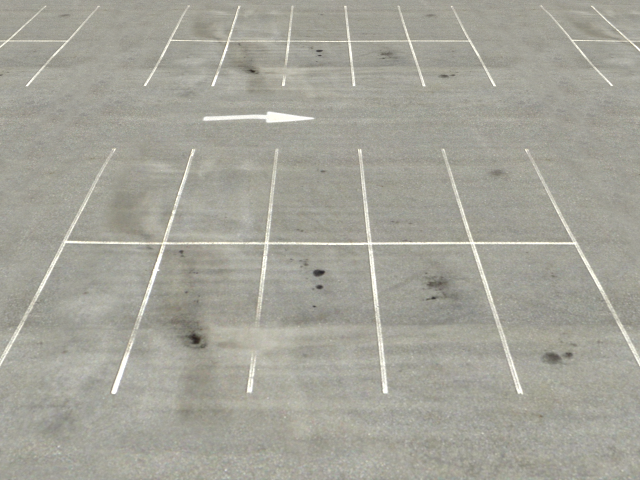
#> input picture Script Python/img/parking_vide.jpg, 640 x 480 px
$ python slot_detection.py
#> lines starting #> are read from the running program, lines starting #| are printed output that depends on the picture; after the words box and inside, x2 and y2 are one past the last pixel; in counts of white or black regions, pixels touching at a corner belong together
import cv2
import numpy as np

img = cv2.imread('img/parking_vide.jpg')  # Recuperer l'image
#> img is the input picture: shape (480, 640, 3); mean B, G, R 153.2, 163.3, 164.3
gray = cv2.cvtColor(img, cv2.COLOR_BGR2GRAY)  # Filtrer en gris pour faciliter le travail
# flouter légèrement l'image pour lisser l'image et avoir moins d'imperfection
blur_gray = cv2.GaussianBlur(gray, (5, 5), 0)
# Detecter les bords et contours de l'image
edges = cv2.Canny(blur_gray, 50, 150, 3)
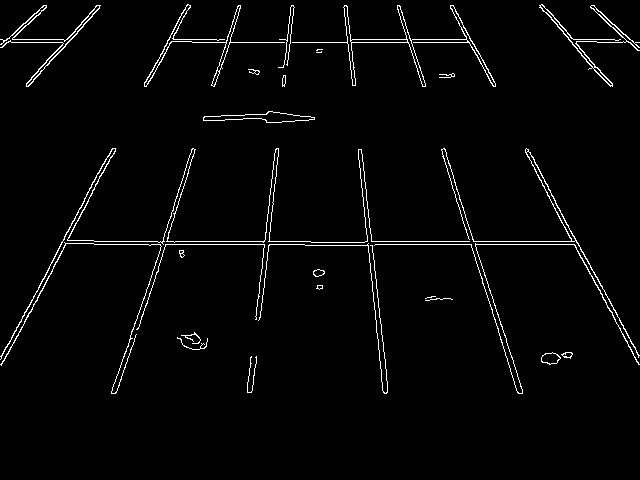
#> edges: shape (480, 640); 2.5% white in thin lines or dots, all inside (x1, y1, x2, y2) = (0, 4, 640, 394)

# Recuperer les lignes de l'image
line_image = np.copy(img) * 0  # dessiner les lignes sur un cadran blanc de meme tailles que l'image
#> line_image: shape (480, 640, 3); every value is 0
lines = cv2.HoughLinesP(edges, 1, np.pi / 180, 15, np.array([]), 50, 20)
#> lines = 68 rows, first 6: [367, 244, 578, 244], [167, 42, 472, 42], [347, 39, 470, 39], [358, 153, 383, 392], [94, 241, 310, 241], [0, 359, 112, 148]

for line in lines:
    for x1, y1, x2, y2 in line:
        cv2.line(line_image, (x1, y1), (x2, y2), (0, 0, 255), 5)
#> this loop made 68 passes
#> line on passes 1 to 12: [[367, 244, 578, 244]], [[167, 42, 472, 42]], [[347, 39, 470, 39]], [[358, 153, 383, 392]], [[94, 241, 310, 241]], [[0, 359, 112, 148]], [[124, 356, 192, 148]], [[600, 290, 638, 364]], [[311, 242, 408, 241]], [[157, 62, 187, 4]], [[444, 148, 522, 390]], [[583, 252, 638, 355]]
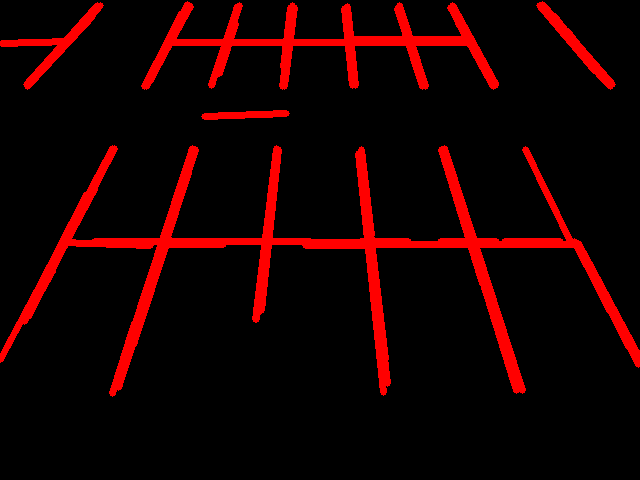
#> line_image: shape (480, 640, 3); mean B, G, R 0, 0, 24.7

# Dessiner les lignes sur la photo orignale
img = cv2.addWeighted(img, 0.8, line_image, 1, 0)
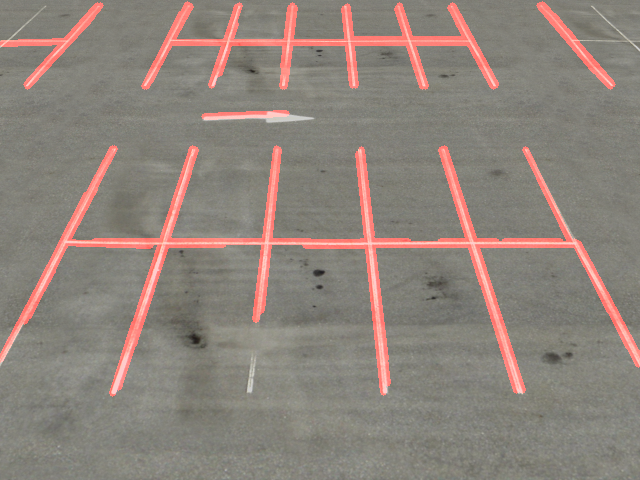
#> img: shape (480, 640, 3); mean B, G, R 122.5, 130.6, 142

cv2.imshow("Fenetre", img)
cv2.waitKey(0)
cv2.destroyAllWindows()
